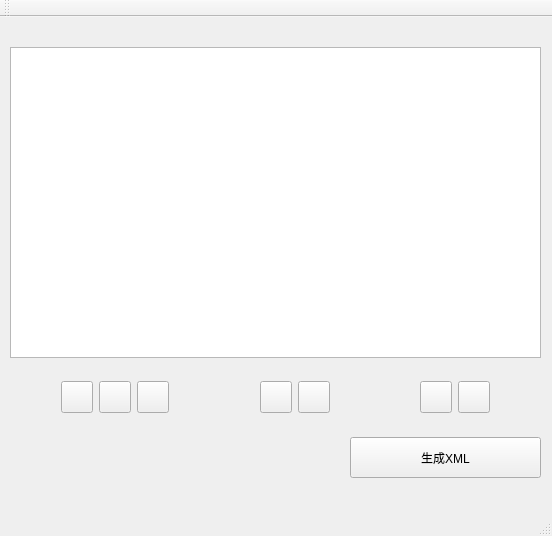
<?xml version="1.0" encoding="UTF-8"?>
<ui version="4.0">
 <class>XmlGenerator</class>
 <widget class="QMainWindow" name="XmlGenerator">
  <property name="geometry">
   <rect>
    <x>0</x>
    <y>0</y>
    <width>552</width>
    <height>536</height>
   </rect>
  </property>
  <property name="windowTitle">
   <string>XmlGenerator</string>
  </property>
  <property name="windowIcon">
   <iconset resource="image.qrc">
    <normaloff>:/new/prefix1/image/xml.png</normaloff>:/new/prefix1/image/xml.png</iconset>
  </property>
  <widget class="QWidget" name="centralWidget">
   <widget class="QTreeWidget" name="treeWidget">
    <property name="geometry">
     <rect>
      <x>10</x>
      <y>30</y>
      <width>531</width>
      <height>311</height>
     </rect>
    </property>
    <attribute name="headerVisible">
     <bool>false</bool>
    </attribute>
    <column>
     <property name="text">
      <string notr="true">1</string>
     </property>
    </column>
   </widget>
   <widget class="QPushButton" name="btn_GenerateXML">
    <property name="geometry">
     <rect>
      <x>350</x>
      <y>420</y>
      <width>191</width>
      <height>41</height>
     </rect>
    </property>
    <property name="text">
     <string>生成XML</string>
    </property>
   </widget>
   <widget class="QWidget" name="layoutWidget">
    <property name="geometry">
     <rect>
      <x>10</x>
      <y>350</y>
      <width>531</width>
      <height>61</height>
     </rect>
    </property>
    <layout class="QHBoxLayout" name="horizontalLayout" stretch="0,2,2,2,1,2,2,1,2,2,0">
     <item>
      <spacer name="horizontalSpacer_3">
       <property name="orientation">
        <enum>Qt::Horizontal</enum>
       </property>
       <property name="sizeHint" stdset="0">
        <size>
         <width>40</width>
         <height>20</height>
        </size>
       </property>
      </spacer>
     </item>
     <item>
      <widget class="QPushButton" name="btn_addItem">
       <property name="minimumSize">
        <size>
         <width>32</width>
         <height>32</height>
        </size>
       </property>
       <property name="maximumSize">
        <size>
         <width>32</width>
         <height>32</height>
        </size>
       </property>
       <property name="styleSheet">
        <string notr="true"/>
       </property>
       <property name="text">
        <string/>
       </property>
       <property name="flat">
        <bool>false</bool>
       </property>
      </widget>
     </item>
     <item>
      <widget class="QPushButton" name="btn_addChildItem">
       <property name="minimumSize">
        <size>
         <width>32</width>
         <height>32</height>
        </size>
       </property>
       <property name="maximumSize">
        <size>
         <width>32</width>
         <height>32</height>
        </size>
       </property>
       <property name="text">
        <string/>
       </property>
      </widget>
     </item>
     <item>
      <widget class="QPushButton" name="btn_delItem">
       <property name="minimumSize">
        <size>
         <width>32</width>
         <height>32</height>
        </size>
       </property>
       <property name="maximumSize">
        <size>
         <width>32</width>
         <height>32</height>
        </size>
       </property>
       <property name="text">
        <string/>
       </property>
      </widget>
     </item>
     <item>
      <spacer name="horizontalSpacer">
       <property name="orientation">
        <enum>Qt::Horizontal</enum>
       </property>
       <property name="sizeHint" stdset="0">
        <size>
         <width>40</width>
         <height>20</height>
        </size>
       </property>
      </spacer>
     </item>
     <item>
      <widget class="QPushButton" name="btn_up">
       <property name="minimumSize">
        <size>
         <width>32</width>
         <height>32</height>
        </size>
       </property>
       <property name="maximumSize">
        <size>
         <width>32</width>
         <height>32</height>
        </size>
       </property>
       <property name="text">
        <string/>
       </property>
      </widget>
     </item>
     <item>
      <widget class="QPushButton" name="btn_down">
       <property name="minimumSize">
        <size>
         <width>32</width>
         <height>32</height>
        </size>
       </property>
       <property name="maximumSize">
        <size>
         <width>32</width>
         <height>32</height>
        </size>
       </property>
       <property name="text">
        <string/>
       </property>
      </widget>
     </item>
     <item>
      <spacer name="horizontalSpacer_2">
       <property name="orientation">
        <enum>Qt::Horizontal</enum>
       </property>
       <property name="sizeHint" stdset="0">
        <size>
         <width>40</width>
         <height>20</height>
        </size>
       </property>
      </spacer>
     </item>
     <item>
      <widget class="QPushButton" name="btn_changeToFather">
       <property name="minimumSize">
        <size>
         <width>32</width>
         <height>32</height>
        </size>
       </property>
       <property name="maximumSize">
        <size>
         <width>32</width>
         <height>32</height>
        </size>
       </property>
       <property name="text">
        <string/>
       </property>
      </widget>
     </item>
     <item>
      <widget class="QPushButton" name="btn_changeToChild">
       <property name="minimumSize">
        <size>
         <width>32</width>
         <height>32</height>
        </size>
       </property>
       <property name="maximumSize">
        <size>
         <width>32</width>
         <height>32</height>
        </size>
       </property>
       <property name="text">
        <string/>
       </property>
      </widget>
     </item>
     <item>
      <spacer name="horizontalSpacer_4">
       <property name="orientation">
        <enum>Qt::Horizontal</enum>
       </property>
       <property name="sizeHint" stdset="0">
        <size>
         <width>40</width>
         <height>20</height>
        </size>
       </property>
      </spacer>
     </item>
    </layout>
   </widget>
  </widget>
  <widget class="QMenuBar" name="menuBar">
   <property name="geometry">
    <rect>
     <x>0</x>
     <y>0</y>
     <width>552</width>
     <height>26</height>
    </rect>
   </property>
  </widget>
  <widget class="QToolBar" name="mainToolBar">
   <attribute name="toolBarArea">
    <enum>TopToolBarArea</enum>
   </attribute>
   <attribute name="toolBarBreak">
    <bool>false</bool>
   </attribute>
  </widget>
  <widget class="QStatusBar" name="statusBar"/>
 </widget>
 <layoutdefault spacing="6" margin="11"/>
 <resources>
  <include location="image.qrc"/>
 </resources>
 <connections/>
</ui>
